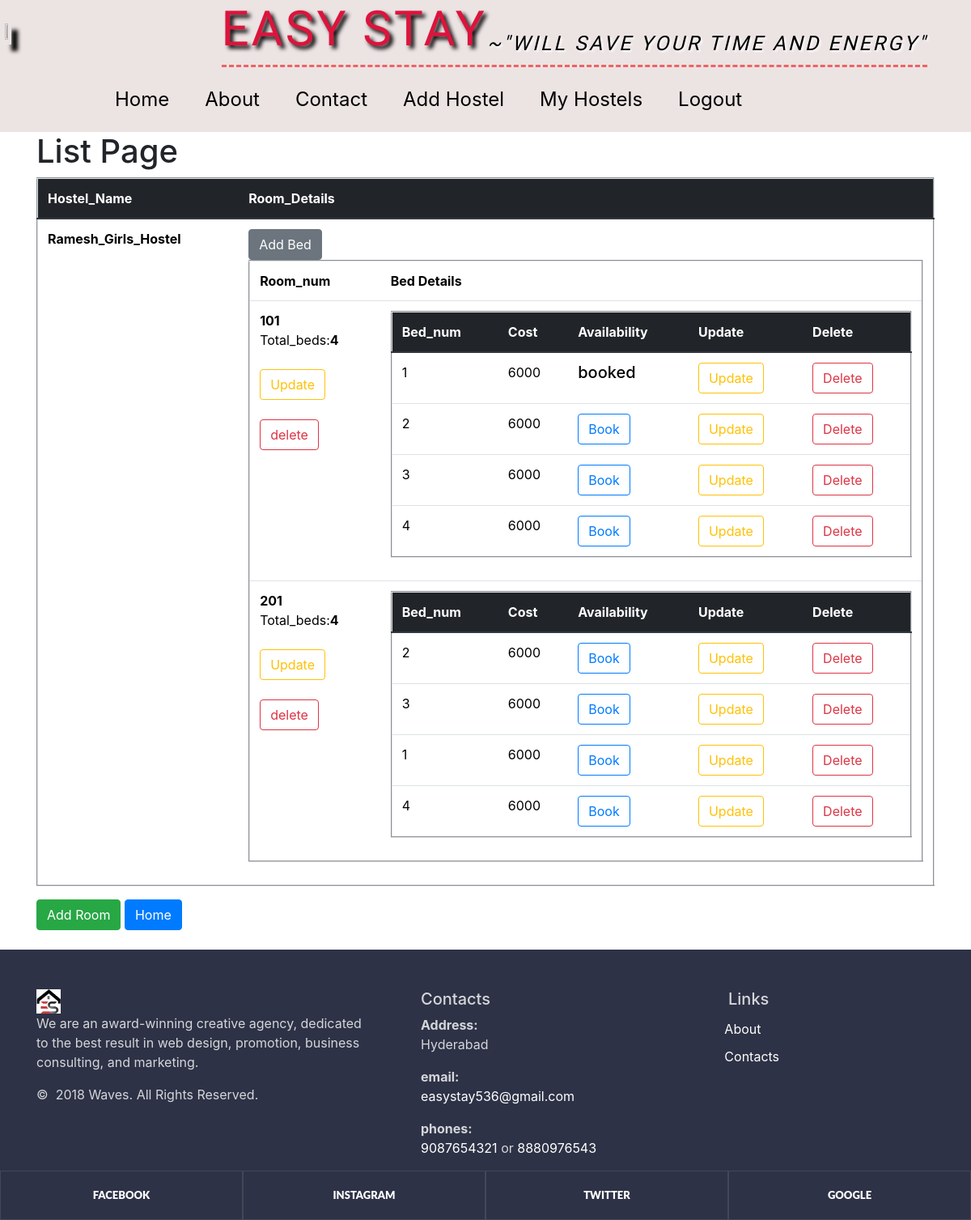
The app's page /Owner/hostel_list/11/ (signed in) with its own data.
### Owner/models.py (models this page shows, shortened)
class hostel_details_model(models.Model):
    hostel_id=models.AutoField(primary_key=True)
    hostel_name=models.CharField(max_length=20,unique=True)
    address=models.TextField(max_length=100)
    GST=models.CharField(max_length=15,unique=True)
    license=models.CharField(max_length=20,unique=True)
    type_of_hostel=models.CharField(max_length=10,choices=[['Male','Male'],['Female','Female'],['Co_living','Co_living']])
    hostel_owner_name=models.CharField(max_length=30)
    owner_id=models.PositiveIntegerField()
    owner_phone_no=models.PositiveBigIntegerField(unique=True)
    owner_email=models.EmailField(unique=True)
    location=models.CharField(max_length=50,default='Hyderabad')
    image=models.ImageField(upload_to='hostels/')

class rooms_details_model(models.Model):
    hostel_id=models.ForeignKey(hostel_details_model,on_delete=models.CASCADE)
    room_id=models.AutoField(primary_key=True)
    room_no=models.PositiveIntegerField()
    num_of_beds=models.PositiveIntegerField()

class bed_details_model(models.Model):
    bed_id=models.AutoField(primary_key=True)
    room_no=models.ForeignKey(rooms_details_model,on_delete=models.CASCADE)
    bed_no=models.CharField(choices=[['1','1'],['2','2'],['3','3'],['4','4'],['5','5'],['6','6']],max_length=10)
    bed_cost=models.PositiveIntegerField()
    availability=models.BooleanField()

### Owner/views.py (the view)
@login_required(login_url='/Owner/owner_login')
def room_list_view(request,pk):
    hostel_details=hostel_details_model.objects.get(hostel_id=pk)
    room_details=rooms_details_model.objects.filter(hostel_id_id=pk)
    bed_details=bed_details_model.objects.all()
    return render(request=request,template_name='room_list.html',context={'hostel_details':hostel_details,'room_details':room_details,'bed_details':bed_details})

### Owner/Templates/room_list.html
{% extends 'home_page.html' %}
{% block content %}
<main>
    <div class="container">
    <h1>List Page</h1>
    {% if room_details %}
    <table class="table" border="2">
        <thead class="thead-dark">
        <tr>
            <th scope="col">Hostel_Name</th>
            <th scope="col">Room_Details</th>
        </tr>
    </thead>
    <tbody>
            <tr>
                <td><strong>{{hostel_details.hostel_name|title}}</strong></td>
                <td>
                    <table class="table" border="2">
                        <tr>
                            <th scope="col">Room_num</th>
                            <th scope="col">Bed Details </th>
                        </tr>
                        {% for j in room_details %}
                        <tr>
                            <td><strong>{{j.room_no}}</strong> <br>
                                Total_beds:<strong>{{j.num_of_beds}}</strong><br><br>
                                <a href="{% url 'owner:room_update' pk=j.room_id %}"><button class="btn btn-outline-warning">Update</button></a><br><br>
                                <a href="{% url 'owner:room_delete' pk=j.room_id %}"><button class="btn btn-outline-danger">delete</button></a><br>
                            </td>
                            <td>
                            <table border="2" class="table">
                                <thead class="thead-dark">
                                <tr>
                                        <th scope="col">Bed_num</th>
                                        <th scope="col">Cost</th>
                                        <th scope="col">Availability</th>
                                        <th scope="col">Update</th>
                                        <th scope="col">Delete</th>
                                </tr>
                                </thead>
                                <tbody>
                                {% for k in bed_details %}
                                {% if j == k.room_no %}
                                <tr>
                                    <td>{{k.bed_no}}</td>
                                    <td>{{k.bed_cost}}</td>
                                    <td>{% if k.availability %} <a href="{% url 'owner:booking' hostel=hostel_details.hostel_id room=j.room_id bed=k.bed_id data1=hostel_details.hostel_name data2=j.room_no data3=k.bed_no %}"><button class="btn btn-outline-primary">Book</button></a> {% else %} <h5>booked</h5> {% endif %}</td>
                                    <td><a href="{% url 'owner:bed_update' pk=k.bed_id%}"><button class="btn btn-outline-warning">Update</button></a></td>
                                    <td><a href="{% url 'owner:bed_delete' pk=k.bed_id%}"><button class="btn btn-outline-danger">Delete</button></a></td>
                                </tr>
                                {% endif %}
                                {% endfor %}
                            </tbody>
                            </table>
                            </td>
                        </tr>
                        {% endfor %}
                        <a href="{% url 'owner:bed_details' pk=hostel_details.hostel_id %}"><button class="btn btn-secondary">Add Bed</button></a>
                   </table>
                </td>
            </tr>
        </tbody>
    </table>
            {% else %}
            <h3>Room details is not avaliable</h3>
             {% endif %}
             <a href="{% url 'owner:room_details'%}"><button class="btn btn-success">Add Room</button></a>
                   <a href="{% url 'owner:myhostels'%}"><button class="btn btn-primary">Home</button></a>
</div>
</main>
{% endblock content %}

### records on screen
hostel_details_model: hostel_name "Ramesh_Girls_Hostel"
rooms_details_model: room_no "101", num_of_beds "4"
bed_details_model: bed_no "1", bed_cost "6000", availability "booked"
bed_details_model: bed_no "2", bed_cost "6000", availability "Book"
bed_details_model: bed_no "3", bed_cost "6000", availability "Book"
bed_details_model: bed_no "4", bed_cost "6000", availability "Book"
rooms_details_model: room_no "201", num_of_beds "4"
bed_details_model: bed_no "2", bed_cost "6000", availability "Book"
bed_details_model: bed_no "3", bed_cost "6000", availability "Book"
bed_details_model: bed_no "1", bed_cost "6000", availability "Book"
bed_details_model: bed_no "4", bed_cost "6000", availability "Book"
